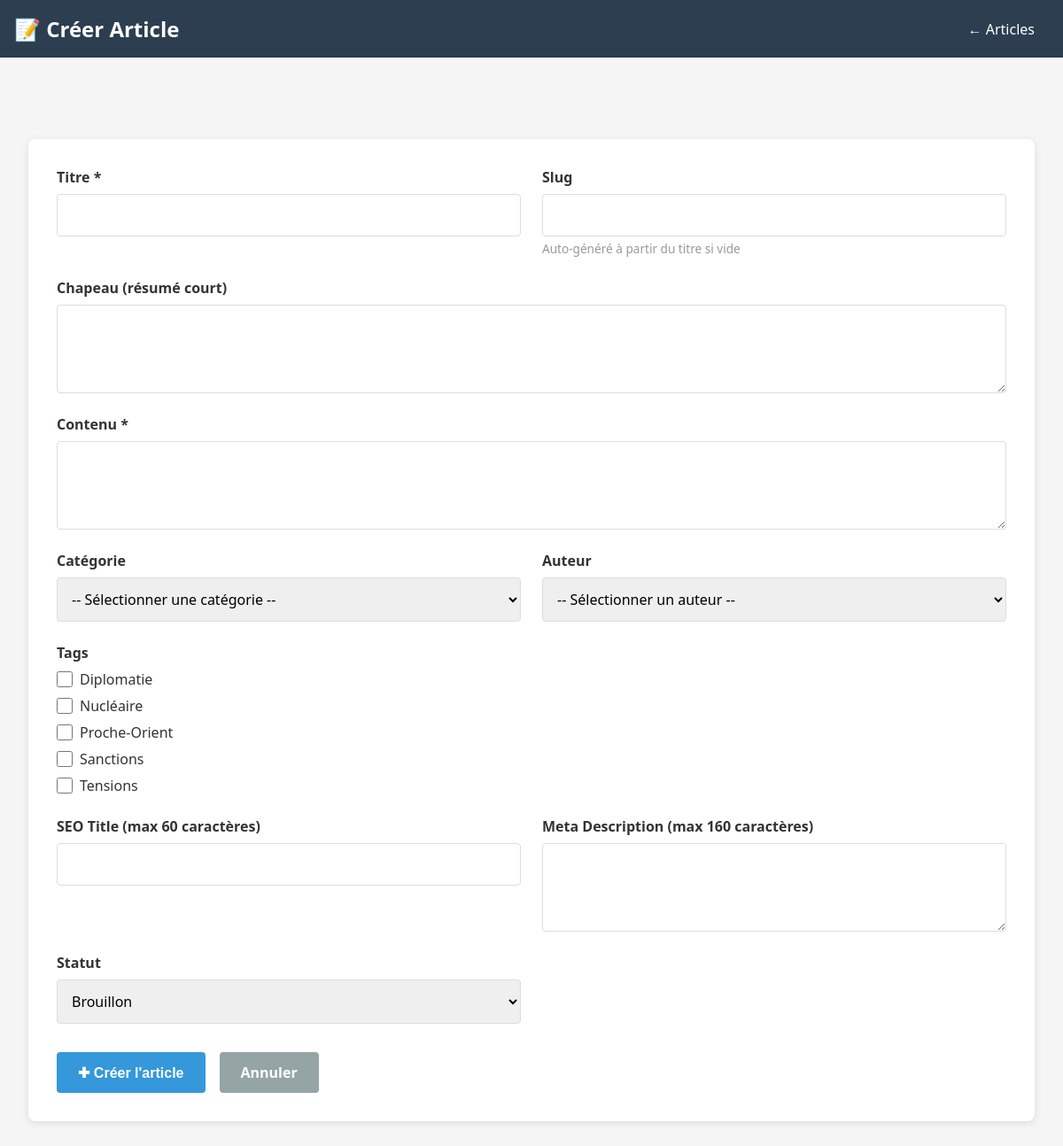
Page /admin/articles/form.php (signed in) on the committed database.
### tables this page shows
CREATE TABLE IF NOT EXISTS tag (
  id INT PRIMARY KEY AUTO_INCREMENT,
  nom VARCHAR(255) NOT NULL UNIQUE,
  slug VARCHAR(255) UNIQUE NOT NULL,
  created_at TIMESTAMP DEFAULT CURRENT_TIMESTAMP
);

### src/functions.php (called while the page is built, shortened)
<?php
function escape($string) {
    return htmlspecialchars($string, ENT_QUOTES, 'UTF-8');
}

### src/admin/articles/form.php (the view, shortened to what this page needs)
<?php
require_once __DIR__ . '/../../config.php';
require_once __DIR__ . '/../../functions.php';
$article = null;
$action = isset($_GET['edit']) ? 'edit' : 'new';
$stmt = $pdo->query('SELECT id, nom FROM tag ORDER BY nom');
$allTags = $stmt->fetchAll();
$selectedTagIds = [];
?>
<!DOCTYPE html>
<html lang="fr">
<head>
</head>
<body>
    <div class="navbar">
        <h1>📝 <?php echo $action === 'edit' ? 'Éditer' : 'Créer'; ?> Article</h1>
        <div>
            <a href="/admin/articles/">← Articles</a>
        </div>
    </div>
    <div class="main-content">
        <div class="form-container">
            <form method="POST" enctype="multipart/form-data">
                <div class="form-row">
                    <div class="form-group">
                        <label for="titre">Titre *</label>
                        <input type="text" id="titre" name="titre" required
                               value="<?php echo $article ? escape($article['titre']) : ''; ?>"
                               onchange="if(this.form.slug.value === '') this.form.slug.value = slugify(this.value)">
                    </div>
                    <div class="form-group">
                        <label for="slug">Slug</label>
                        <input type="text" id="slug" name="slug"
                               value="<?php echo $article ? escape($article['slug']) : ''; ?>">
                        <div class="help-text">Auto-généré à partir du titre si vide</div>
                    </div>
                </div>
                <div class="form-row full">
                    <div class="form-group">
                        <label for="chapeau">Chapeau (résumé court)</label>
                        <textarea id="chapeau" name="chapeau" rows="3"><?php echo $article ? escape($article['chapeau']) : ''; ?></textarea>
                    </div>
                </div>
                <div class="form-row full">
                    <div class="form-group">
                        <label for="contenu">Contenu *</label>
                        <textarea id="contenu" name="contenu" required><?php echo $article ? $article['contenu_html'] : ''; ?></textarea>
                    </div>
                </div>
                <div class="form-row">
                    <div class="form-group">
                        <label for="categorie_id">Catégorie</label>
                        <select id="categorie_id" name="categorie_id">
                            <option value="">-- Sélectionner une catégorie --</option>
                        </select>
                    </div>
                    <div class="form-group">
                        <label for="auteur_id">Auteur</label>
                        <select id="auteur_id" name="auteur_id">
                            <option value="">-- Sélectionner un auteur --</option>
                        </select>
                    </div>
                </div>
                <div class="form-row full">
                    <div class="form-group">
                        <label>Tags</label>
                        <div class="checkbox-group">
                            <?php foreach ($allTags as $t): ?>
                                <label>
                                    <input type="checkbox" name="tags[]" value="<?php echo $t['id']; ?>"
                                           <?php echo in_array($t['id'], $selectedTagIds) ? 'checked' : ''; ?>>
                                    <?php echo escape($t['nom']); ?>
                                </label>
                            <?php endforeach; ?>
                        </div>
                    </div>
                </div>
                <div class="form-row">
                    <div class="form-group">
                        <label for="seo_title">SEO Title (max 60 caractères)</label>
                        <input type="text" id="seo_title" name="seo_title" maxlength="60"
                               value="<?php echo $article ? escape($article['seo_title']) : ''; ?>">
                    </div>
                    <div class="form-group">
                        <label for="seo_meta_description">Meta Description (max 160 caractères)</label>
                        <textarea id="seo_meta_description" name="seo_meta_description" maxlength="160" rows="2"><?php echo $article ? escape($article['seo_meta_description']) : ''; ?></textarea>
                    </div>
                </div>
                <div class="form-row">
                    <div class="form-group">
                        <label for="statut">Statut</label>
                        <select id="statut" name="statut">
                            <option value="brouillon" <?php echo (!$article || $article['statut'] === 'brouillon') ? 'selected' : ''; ?>>Brouillon</option>
                        </select>
                    </div>
                </div>
                <div class="btn-group">
                    <button type="submit" class="btn">
                        <?php echo $action === 'edit' ? '✏️ Modifier' : '✚ Créer'; ?> l'article
                    </button>
                    <a href="/admin/articles/" class="btn btn-secondary">Annuler</a>
                </div>
            </form>
        </div>
    </div>
</body>
</html>

### src/admin/articles/form.php (style rules this page uses)
* { margin: 0; padding: 0; box-sizing: border-box; }
body { font-family: 'Segoe UI', Tahoma, Geneva, Verdana, sans-serif; background: #f5f5f5; color: #333; }
.navbar { background: #2c3e50; color: white; padding: 1rem; display: flex; justify-content: space-between; align-items: center; }
.navbar h1 { font-size: 1.5rem; }
.navbar a { color: white; text-decoration: none; margin-left: 2rem; padding: 0.5rem 1rem; border-radius: 4px; }
.main-content { margin-top: 60px; padding: 2rem; max-width: 1200px; margin-left: auto; margin-right: auto; }
.form-container { background: white; border-radius: 8px; padding: 2rem; box-shadow: 0 2px 8px rgba(0,0,0,0.1); }
.form-row { display: grid; grid-template-columns: 1fr 1fr; gap: 1.5rem; margin-bottom: 1.5rem; }
.form-row.full { grid-template-columns: 1fr; }
.form-group { display: flex; flex-direction: column; }
.form-group label { font-weight: bold; margin-bottom: 0.5rem; }
.form-group input[type="text"], .form-group input[type="email"], .form-group textarea, .form-group select { padding: 0.75rem; border: 1px solid #ddd; border-radius: 4px; font-size: 1rem; font-family: inherit; }
.form-group textarea { resize: vertical; min-height: 100px; }
.checkbox-group { display: flex; flex-direction: column; gap: 0.5rem; }
.checkbox-group label { display: flex; align-items: center; font-weight: normal; margin: 0; }
.checkbox-group input[type="checkbox"] { margin-right: 0.5rem; width: 18px; height: 18px; cursor: pointer; }
.btn-group { display: flex; gap: 1rem; margin-top: 2rem; }
.btn { padding: 0.75rem 1.5rem; background: #3498db; color: white; text-decoration: none; border: none; border-radius: 4px; cursor: pointer; font-size: 1rem; font-weight: bold; transition: background 0.3s; }
.btn-secondary { background: #95a5a6; }
.help-text { font-size: 0.85rem; color: #999; margin-top: 0.25rem; }

### rows in the picture
tag: nom "Diplomatie"
tag: nom "Nucléaire"
tag: nom "Proche-Orient"
tag: nom "Sanctions"
tag: nom "Tensions"
